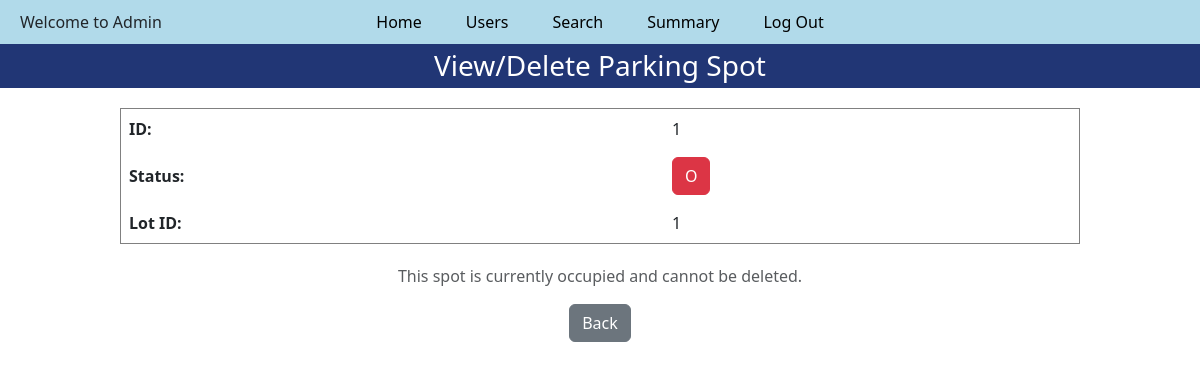
Screenshot of /view_parking_spot/1 with the database file from the repository.
### models/model.py (models this page shows)
class Parking_Spot(db.Model):
    __tablename__ = "parking_spot"
    id = db.Column(db.Integer, primary_key=True)
    lot_id = db.Column(db.Integer, db.ForeignKey('parking_lot.id', ondelete='CASCADE'), nullable=False)
    status = db.Column(db.String(1), nullable=False, default='A') # 'A' = Available, 'O' = Occupied

### controllers/file_1.py (the view, shortened to what this page needs)
@main_routes.route('/view_parking_spot/<int:spot_id>', methods=['GET', 'POST'])
def view_parking_spot(spot_id):
    spot = Parking_Spot.query.get_or_404(spot_id)
    return render_template("admin_parking_spot.html", spot=spot)

### templates/admin_parking_spot.html (shortened to what this page needs)
{% extends "base_admin.html" %}
{% block content %}
<h3 style="background-color: rgb(33, 54, 117); color: white; padding: 5px; text-align: center;">
    View/Delete Parking Spot
</h3>
<table border="1" cellpadding="5" style="margin: 20px auto;">
    <tr>
        <td><strong>ID:</strong></td>
        <td>{{ spot.id }}</td>
    </tr>
    <tr>
        <td><strong>Status:</strong></td>
        <td>
            <a href="{{ url_for('main_routes.admin_parking_spot_details', spot_id=spot.id) }}">
                <button class="btn btn-{{ 'success' if spot.status == 'A' else 'danger' }}">
                    {{ spot.status }}
                </button>
            </a>
        </td>
    </tr>
    <tr>
        <td><strong>Lot ID:</strong></td>
        <td>{{ spot.lot_id }}</td>
    </tr>
</table>
{% if spot.status == 'A' %}
<form action="{{ url_for('main_routes.view_parking_spot', spot_id=spot.id) }}" method="POST" style="text-align:center;">
    <button type="submit" class="btn btn-danger">Delete</button>
    <a href="{{ url_for('main_routes.admin_home') }}" class="btn btn-secondary">Cancel</a>
</form>
{% else %}
<div style="text-align:center; margin-top: 20px;">
    <p class="text-muted">This spot is currently occupied and cannot be deleted.</p>
    <a href="{{ url_for('main_routes.admin_home') }}" class="btn btn-secondary">Back</a>
</div>
{% endif %}
{% endblock %}

### static/css/admin_dashboard.css (style rules this page uses)
body { text-align: center; font-family: Arial, sans-serif; }
table { margin: 0 auto; border-collapse: collapse; width: 80%; }
th, td { border: 1px solid #002d81; padding: 8px; }
button { padding: 5px 10px; cursor: pointer; }

### rows the page displays
Parking_Spot: id "1", status "O", lot_id "1"
